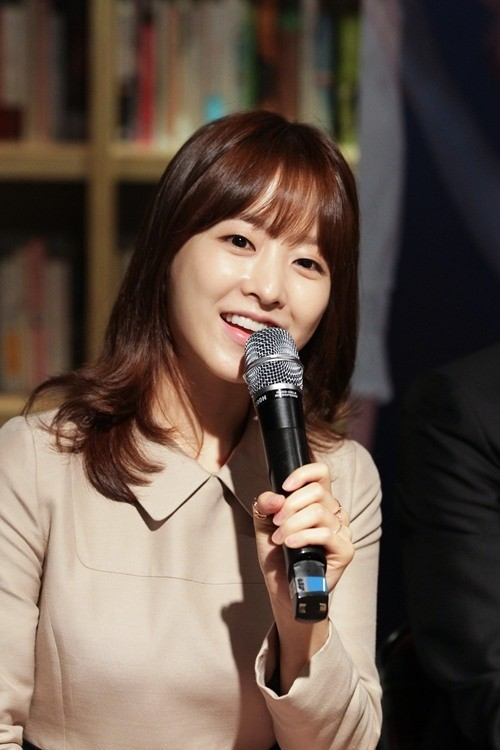
#> input picture openCV/image/1.jpg, 500 x 750 px
$ python cv-15-1.py
#> lines starting #> are read from the running program, lines starting #| are printed output that depends on the picture; after the words box and inside, x2 and y2 are one past the last pixel; in counts of white or black regions, pixels touching at a corner belong together
#canny edge detection

'''
1단계 : 노이즈 제거
2단계 : Gradient 값이 높은 부분 찾기
3단계 : 최대값이 아닌 픽셀의 값을 0으로 만들기
4단계 : hyteresis Thresholding ( 실제 에지인지 아닌지 판단)
'''

import numpy as np
import cv2

def canny():
    img = cv2.imread('image/1.jpg')
#> img is the input picture: shape (750, 500, 3); mean B, G, R 73.2, 83.8, 100.2
    edge1 = cv2.Canny(img, 50, 200)
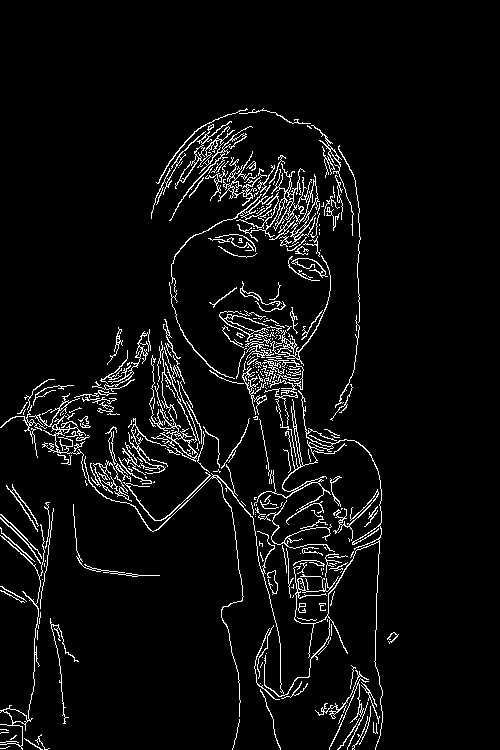
#> edge1: shape (750, 500); 5.1% white in thin lines or dots, all inside (x1, y1, x2, y2) = (0, 108, 399, 750)
    edge2 = cv2.Canny(img, 100, 200)
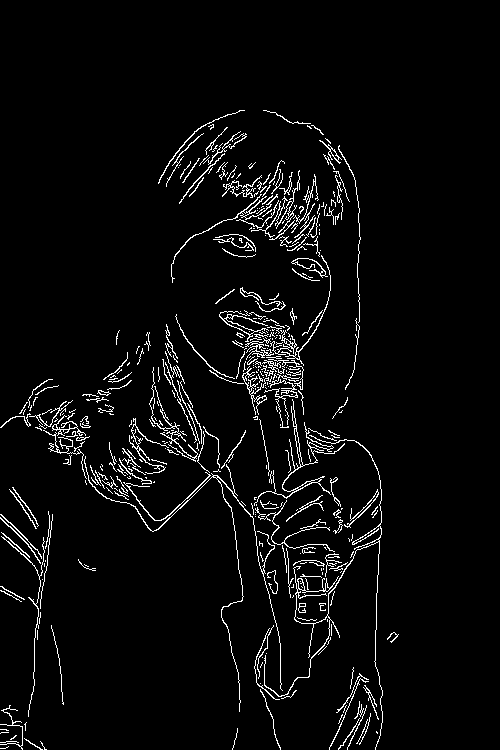
#> edge2: shape (750, 500); 4.1% white in thin lines or dots, all inside (x1, y1, x2, y2) = (0, 110, 399, 750)
    edge3 = cv2.Canny(img, 170, 200)
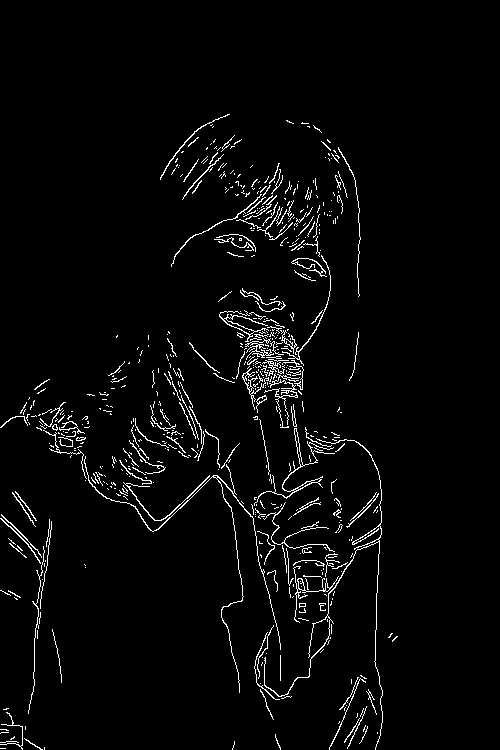
#> edge3: shape (750, 500); 3.1% white in thin lines or dots, all inside (x1, y1, x2, y2) = (0, 114, 398, 750)

    cv2.imshow('original', img)
    cv2.imshow('Canny Edge1', edge1)
    cv2.imshow('Canny Edge2', edge2)
    cv2.imshow('Canny Edge3', edge3)

    cv2.waitKey(0)
    cv2.destroyAllWindows()

canny()

$ run again, with openCV/image/10.JPG copied over openCV/image/1.jpg
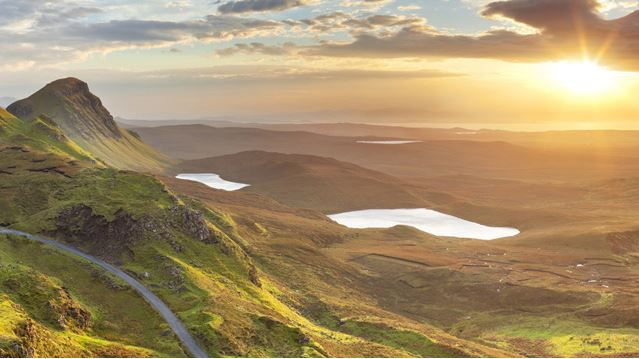
#> input picture openCV/image/10.JPG, 639 x 359 px
#> in canny, img is the input picture: shape (359, 639, 3); mean B, G, R 105, 141.9, 163.8
#> in canny, `edge1 = cv2.Canny(img, 50, 200)`:
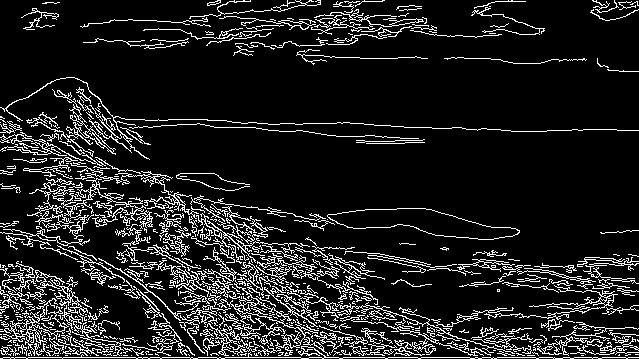
#> edge1: shape (359, 639); 12.5% white in thin lines or dots
#> edge2: shape (359, 639); 9% white in thin lines or dots
#> in canny, `edge3 = cv2.Canny(img, 170, 200)`:
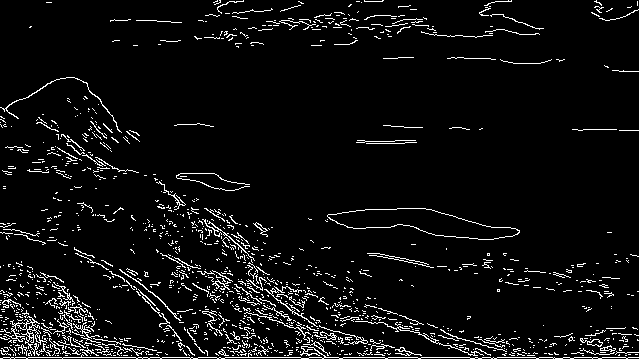
#> edge3: shape (359, 639); 5.7% white in thin lines or dots

$ run again, with openCV/image/11.JPG copied over openCV/image/1.jpg
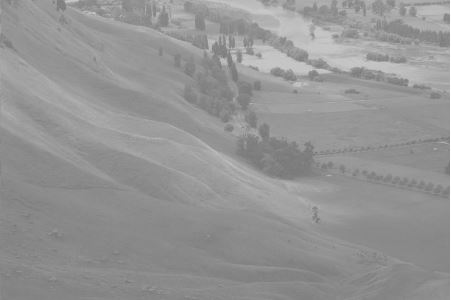
#> input picture openCV/image/11.JPG, 451 x 300 px
#> in canny, img is the input picture: shape (300, 451, 3); min 117, max 255, mean 148.2
#> in canny, `edge1 = cv2.Canny(img, 50, 200)`:
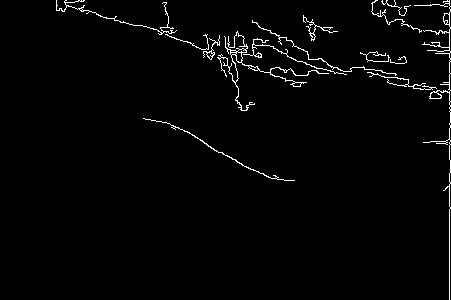
#> edge1: shape (300, 451); 2% white in thin lines or dots, all inside (x1, y1, x2, y2) = (56, 0, 451, 300)
#> edge2: shape (300, 451); 1% white in thin lines or dots, all inside (x1, y1, x2, y2) = (64, 0, 451, 300)
#> in canny, `edge3 = cv2.Canny(img, 170, 200)`:
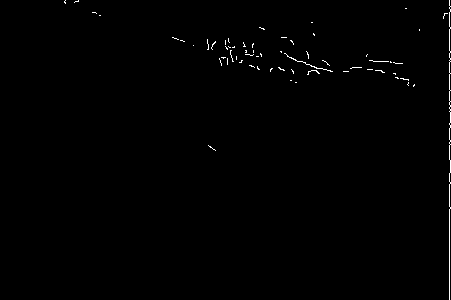
#> edge3: shape (300, 451); 0.55% white in thin lines or dots, all inside (x1, y1, x2, y2) = (64, 0, 451, 300)

$ run again, with openCV/image/12.JPG copied over openCV/image/1.jpg
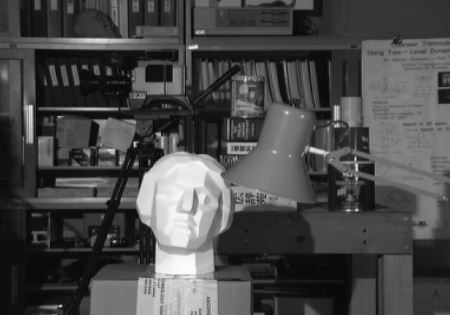
#> input picture openCV/image/12.JPG, 450 x 315 px
#> in canny, img is the input picture: shape (315, 450, 3); min 0, max 255, mean 73.6
#> in canny, `edge1 = cv2.Canny(img, 50, 200)`:
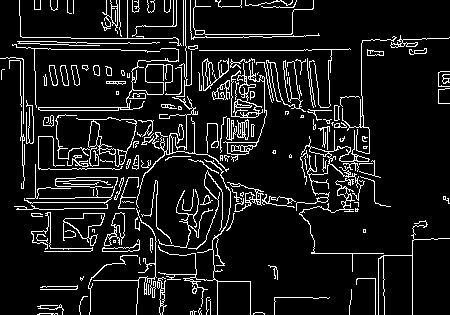
#> edge1: shape (315, 450); 10% white in thin lines or dots
#> edge2: shape (315, 450); 8.3% white in thin lines or dots
#> in canny, `edge3 = cv2.Canny(img, 170, 200)`:
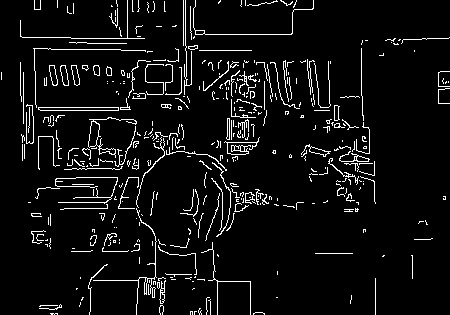
#> edge3: shape (315, 450); 6.1% white in thin lines or dots
